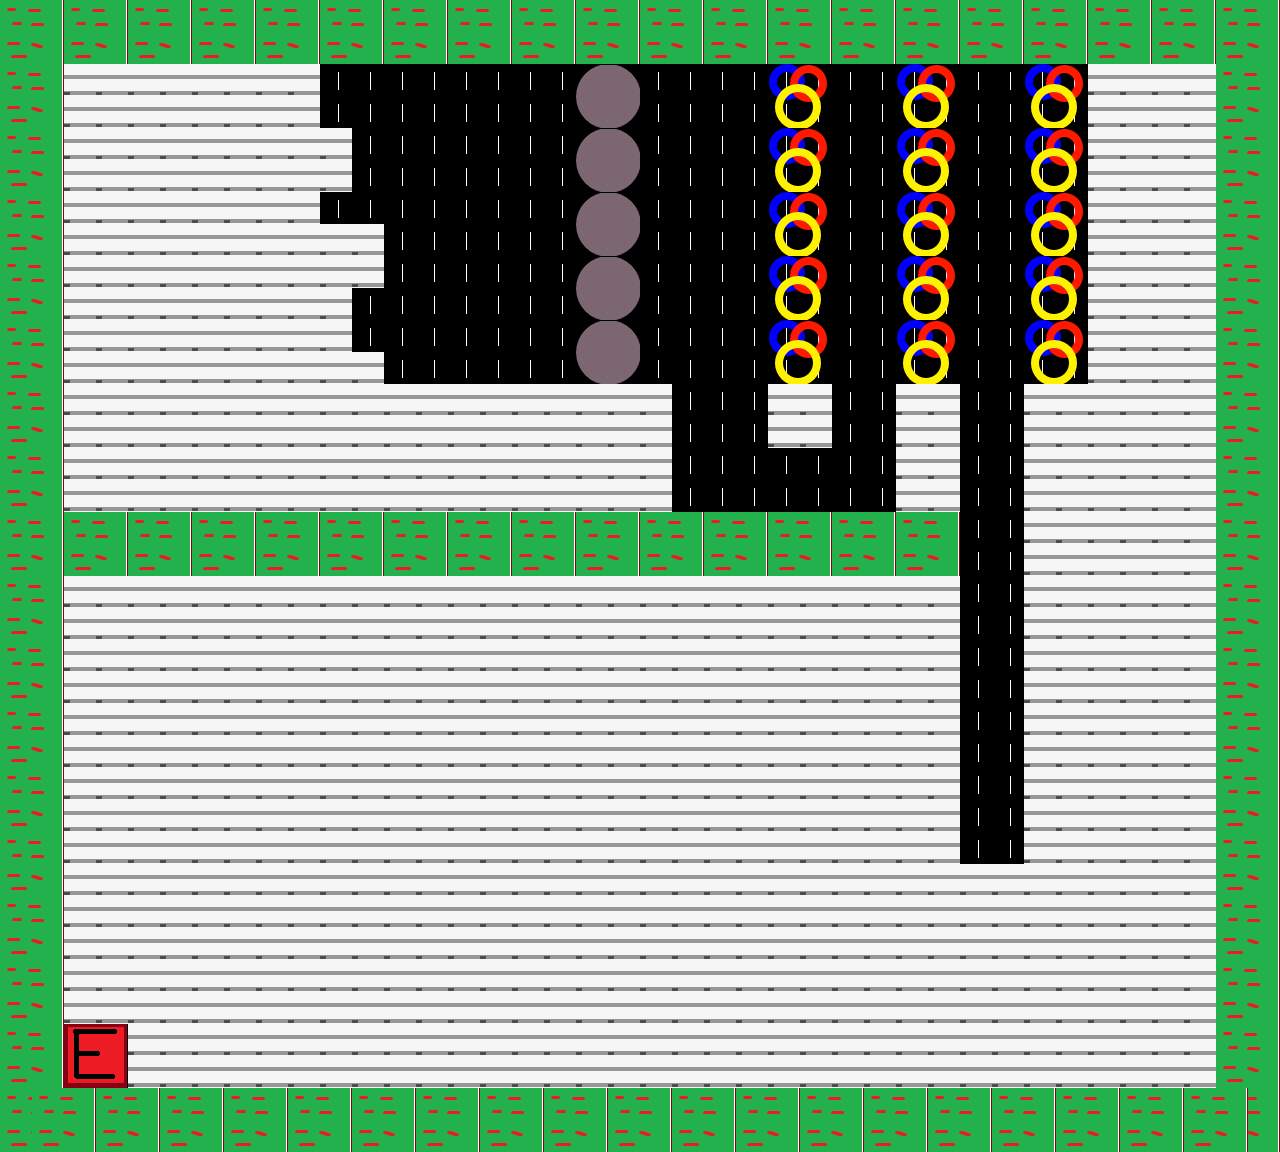

Below is a game level as drawn by its tile map, then a one-line description and the .tmx that defines it (tile-layer data replaced by summaries):
An orthogonal 40x36 tile map with 32x32 px tiles, 4 tile layers (background, edible floor, foreground, items), 2 hidden layers not drawn, 5 tilesets.

<map version="1.0" orientation="orthogonal" renderorder="right-down" width="40" height="36" tilewidth="32" tileheight="32" nextobjectid="1">
 <tileset firstgid="1" name="ground" tilewidth="32" tileheight="32">
  <image source="tiles/groundCompiled.png" width="192" height="32" />
 </tileset>
 <tileset firstgid="7" name="same tile everywhere" tilewidth="32" tileheight="32">
  <image source="tiles/lab.png" width="384" height="256" />
  <tile id="0">
   <properties>
    <property name="solid" value="" />
   </properties>
  </tile>
  <tile id="1">
   <properties>
    <property name="solid" value="" />
   </properties>
  </tile>
  <tile id="2">
   <properties>
    <property name="solid" value="" />
   </properties>
  </tile>
  <tile id="3">
   <properties>
    <property name="solid" value="" />
   </properties>
  </tile>
  <tile id="4">
   <properties>
    <property name="solid" value="" />
   </properties>
  </tile>
  <tile id="61">
   <properties>
    <property name="noteaten" value="1" />
   </properties>
  </tile>
 </tileset>
 <tileset firstgid="103" name="objects" tilewidth="32" tileheight="32">
  <image source="tiles/objects.png" width="288" height="64" />
  <tile id="4">
   <properties>
    <property name="collectible" value="2" />
   </properties>
  </tile>
  <tile id="5">
   <properties>
    <property name="collectible" value="1" />
   </properties>
  </tile>
  <tile id="6">
   <properties>
    <property name="stone" value="2" />
   </properties>
  </tile>
  <tile id="7">
   <properties>
    <property name="stone" value="1" />
   </properties>
  </tile>
  <tile id="13">
   <properties>
    <property name="collectible" value="1" />
   </properties>
  </tile>
  <tile id="14">
   <properties>
    <property name="collectible" value="1" />
   </properties>
  </tile>
  <tile id="15">
   <properties>
    <property name="stone" value="1" />
   </properties>
  </tile>
  <tile id="16">
   <properties>
    <property name="stone" value="1" />
   </properties>
  </tile>
 </tileset>
 <tileset firstgid="121" name="triggers" tilewidth="32" tileheight="32">
  <image source="tiles/triggers.png" width="192" height="64" />
  <tile id="0">
   <properties>
    <property name="playerStart" value="down" />
   </properties>
  </tile>
  <tile id="2">
   <properties>
    <property name="entry" value="playerHouse.tmx" />
   </properties>
  </tile>
  <tile id="3">
   <properties>
    <property name="entry" value="playerHouse.tmx" />
   </properties>
  </tile>
  <tile id="4">
   <properties>
    <property name="solid" value="" />
   </properties>
  </tile>
  <tile id="5">
   <properties>
    <property name="solid" value="" />
   </properties>
  </tile>
  <tile id="6">
   <properties>
    <property name="water" value="" />
   </properties>
  </tile>
  <tile id="10">
   <properties>
    <property name="solid" value="" />
   </properties>
  </tile>
 </tileset>
 <tileset firstgid="133" name="sprites" tilewidth="32" tileheight="32">
  <image source="tiles/sprites.png" width="128" height="64" />
  <tile id="0">
   <properties>
    <property name="frames" value="8" />
    <property name="height" value="32" />
    <property name="mspf" value="350" />
    <property name="src" value="sprites/water.png" />
    <property name="width" value="32" />
   </properties>
  </tile>
  <tile id="2">
   <properties>
    <property name="frames" value="4" />
    <property name="height" value="32" />
    <property name="mspf" value="350" />
    <property name="src" value="sprites/flower.png" />
    <property name="width" value="32" />
   </properties>
  </tile>
 </tileset>
 <layer name="background" width="40" height="36">
  <data>[1440 cells, 1440 non-empty, 1 distinct tile ids]</data>
 </layer>
 <layer name="edible floor" width="40" height="36">
  <data>[1440 cells, 1152 non-empty, 1 distinct tile ids]</data>
 </layer>
 <layer name="foreground" width="40" height="36">
  <data>[1440 cells, 348 non-empty, 8 distinct tile ids]</data>
 </layer>
 <layer name="items" width="40" height="36">
  <data>[1440 cells, 80 non-empty, 8 distinct tile ids]</data>
 </layer>
 <layer name="sprites" width="40" height="36" visible="0">
  <data>[1440 cells, 0 non-empty, 0 distinct tile ids]</data>
 </layer>
 <layer name="triggers" width="40" height="36" visible="0">
  <data>[1440 cells, 352 non-empty, 10 distinct tile ids]</data>
 </layer>
</map>
